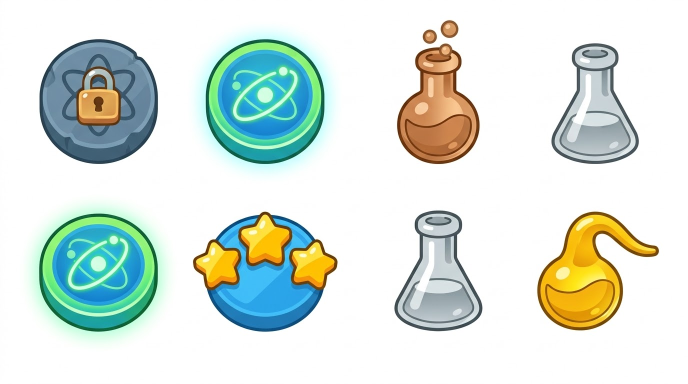
#> input picture ảnh chi tiết/Các nút mốc trên Lộ trình học (Roadmap Milestone Nodes & Trophies).jpeg, 1376 x 768 px, found by its file name (shown at 1/2 size)
$ python crop_assets.py
#> lines starting #> are read from the running program, lines starting #| are printed output that depends on the picture
import os
import shutil
from PIL import Image

SRC_DIR = r"d:\dow\dự án hóa học web\ảnh chi tiết"
PUBLIC_DIR = r"d:\dow\dự án hóa học web\public\assets"

def ensure_dir(path):
    os.makedirs(path, exist_ok=True)

def main():
    # 1. Directories
    mascot_dir = os.path.join(PUBLIC_DIR, "mascot")
    icons_dir = os.path.join(PUBLIC_DIR, "icons")
    roadmap_dir = os.path.join(PUBLIC_DIR, "roadmap")
    vfx_dir = os.path.join(PUBLIC_DIR, "vfx")
    anim_dir = os.path.join(PUBLIC_DIR, "animations")
    ui_dir = os.path.join(PUBLIC_DIR, "ui")

    for d in [mascot_dir, icons_dir, roadmap_dir, vfx_dir, anim_dir, ui_dir]:
        ensure_dir(d)

    print("Copying Mascot and Videos...")
    # 2. Mascot Full images
    shutil.copy(os.path.join(SRC_DIR, "bth.png"), os.path.join(mascot_dir, "atom-idle.png"))
    shutil.copy(os.path.join(SRC_DIR, "traloidung.png"), os.path.join(mascot_dir, "atom-correct.png"))
    shutil.copy(os.path.join(SRC_DIR, "traloisai.png"), os.path.join(mascot_dir, "atom-wrong.png"))

    # 3. Copy MP4 Videos
    video_mappings = {
        "doodle-color-1103-confetti-hover-pinch.mp4": "confetti.mp4",
        "doodle-motif-237-star-hover-rotation.mp4": "star.mp4",
        "wired-lineal-153-bar-chart-vertical-grow-loop-all.mp4": "chart.mp4",
        "wired-lineal-1780-medal-first-place-hover-pinch.mp4": "medal.mp4",
        "wired-lineal-3235-badge-ribbon-hover-enlarge.mp4": "badge.mp4",
        "wired-lineal-412-gift-hover-roll.mp4": "gift.mp4",
        "wired-lineal-63-home-morph-neighbourhood.mp4": "home.mp4",
    }
    for src_name, dst_name in video_mappings.items():
        src_path = os.path.join(SRC_DIR, src_name)
        if os.path.exists(src_path):
            shutil.copy(src_path, os.path.join(anim_dir, dst_name))

    print("Cropping Gamification Icons...")
    stats_img_path = os.path.join(SRC_DIR, "Bộ Icon chỉ số Game (Stats, Currencies, Lives).jpeg")
    if os.path.exists(stats_img_path):
        stats_img = Image.open(stats_img_path)
        # Exact pixel boxes on 1376x768
        crop_save(stats_img, (180, 60, 465, 380), os.path.join(icons_dir, "heart-flask.png"))
        crop_save(stats_img, (550, 60, 825, 380), os.path.join(icons_dir, "streak-flame.png"))
        crop_save(stats_img, (920, 75, 1205, 380), os.path.join(icons_dir, "gem-crystal.png"))
        crop_save(stats_img, (340, 410, 630, 715), os.path.join(icons_dir, "chem-coin.png"))
        crop_save(stats_img, (730, 390, 1030, 720), os.path.join(icons_dir, "xp-potion.png"))

    print("Cropping Roadmap Nodes & Trophies...")
    road_img_path = os.path.join(SRC_DIR, "Các nút mốc trên Lộ trình học (Roadmap Milestone Nodes & Trophies).jpeg")
    if os.path.exists(road_img_path):
        road_img = Image.open(road_img_path)
#> road_img is the input picture: PIL image 1376x768 RGB; mean R, G, B 217.1, 228.2, 220.4
        crop_save(road_img, (60, 80, 330, 360), os.path.join(roadmap_dir, "node-locked.png"))
#> after the loop in crop_save, `for item in datas:`: newData = 75600 items
        crop_save(road_img, (390, 80, 665, 360), os.path.join(roadmap_dir, "node-active.png"))
#> the loop in crop_save (call 2), `for item in datas:` made 77000 passes
#> item on passes 1 to 3: (255, 255, 255, 255), (255, 255, 255, 255), (255, 255, 255, 255)
        crop_save(road_img, (760, 50, 990, 360), os.path.join(roadmap_dir, "trophy-bronze.png"))
        crop_save(road_img, (1080, 80, 1330, 360), os.path.join(roadmap_dir, "trophy-silver.png"))
        crop_save(road_img, (375, 415, 680, 710), os.path.join(roadmap_dir, "node-completed.png"))
        crop_save(road_img, (1060, 415, 1335, 710), os.path.join(roadmap_dir, "trophy-gold.png"))

    print("Cropping Reaction VFX...")
    # 6. Crop 'Bộ Hiệu ứng Phản ứng & Nhận biết chất (Reaction VFX & Indicators).jpeg'
    vfx_img_path = os.path.join(SRC_DIR, "Bộ Hiệu ứng Phản ứng & Nhận biết chất (Reaction VFX & Indicators).jpeg")
    if os.path.exists(vfx_img_path):
        vfx_img = Image.open(vfx_img_path)
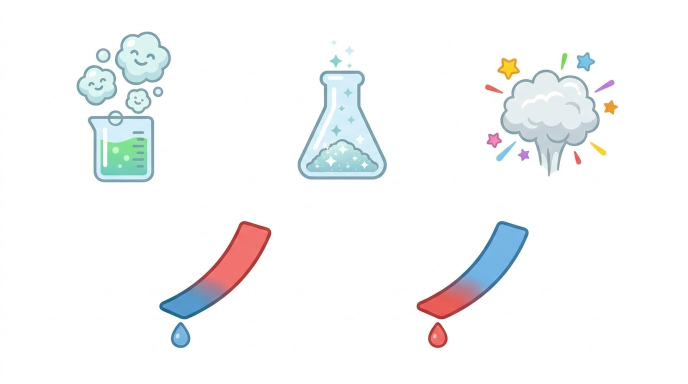
#> input picture ảnh chi tiết/Bộ Hiệu ứng Phản ứng & Nhận biết chất (Reaction VFX & Indicators).jpeg, 1376 x 768 px, found by its file name (shown at 1/2 size)
#> vfx_img is the input picture: PIL image 1376x768 RGB; mean R, G, B 246.1, 247.3, 247.9
        W, H = vfx_img.size
#> W = 1376; H = 768
        # Row 1:
        # - Gas beaker: x: 10% to 24%, y: 10% to 48%
        # - Precipitate flask: x: 42% to 57%, y: 12% to 48%
        # - Explosion smoke: x: 70% to 90%, y: 12% to 48%
        # Row 2:
        # - Litmus paper blue: x: 22% to 40%, y: 57% to 92%
        # - Litmus paper red: x: 60% to 78%, y: 57% to 92%
        crop_save(vfx_img, (0.10*W, 0.10*H, 0.24*W, 0.48*H), os.path.join(vfx_dir, "reaction-gas.png"))
        crop_save(vfx_img, (0.42*W, 0.12*H, 0.57*W, 0.48*H), os.path.join(vfx_dir, "reaction-precipitate.png"))
        crop_save(vfx_img, (0.70*W, 0.12*H, 0.90*W, 0.48*H), os.path.join(vfx_dir, "reaction-explosion.png"))
#> in crop_save (call 9), `cropped = img.crop(box)`:
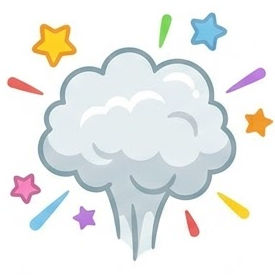
#> cropped: PIL image 275x277 RGB; mean R, G, B 234.9, 236.8, 235.6
#> after the loop in crop_save (call 9), `for item in datas:`: newData = 76175 items
        crop_save(vfx_img, (0.22*W, 0.57*H, 0.40*W, 0.92*H), os.path.join(vfx_dir, "litmus-blue.png"))
#> in crop_save (call 10), `cropped = img.crop(box)`:
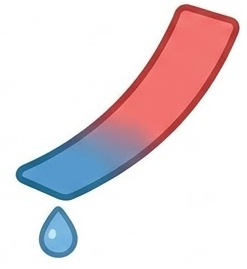
#> cropped: PIL image 247x269 RGB; mean R, G, B 232.5, 219.5, 223.3
#> after the loop in crop_save (call 10), `for item in datas:`: newData = 66443 items
        crop_save(vfx_img, (0.60*W, 0.57*H, 0.78*W, 0.92*H), os.path.join(vfx_dir, "litmus-red.png"))
#> in crop_save (call 11), `cropped = img.crop(box)`:
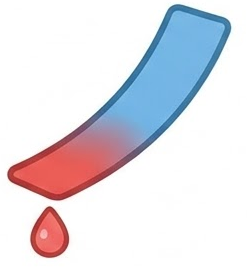
#> cropped: PIL image 247x269 RGB; mean R, G, B 226.5, 223.9, 230.5

    print("Cropping Feedback Bottom Sheet Headers...")
    # 7. Crop 'Khung Thông báo Đúng  Sai trượt từ đáy màn hình (Bottom Feedback Sheet).jpeg'
    sheet_img_path = os.path.join(SRC_DIR, "Khung Thông báo Đúng  Sai trượt từ đáy màn hình (Bottom Feedback Sheet).jpeg")
    if os.path.exists(sheet_img_path):
        sheet_img = Image.open(sheet_img_path)
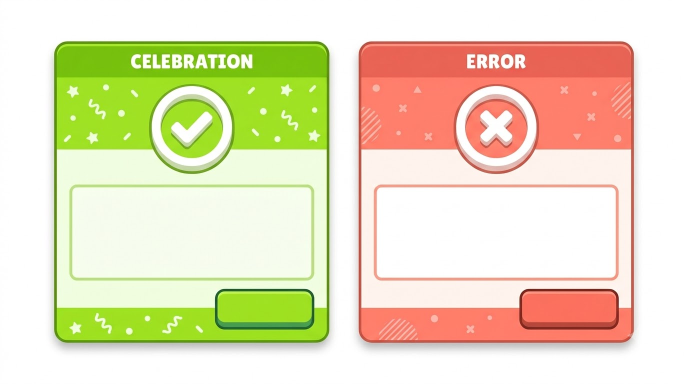
#> input picture ảnh chi tiết/Khung Thông báo Đúng  Sai trượt từ đáy màn hình (Bottom Feedback Sheet).jpeg, 1376 x 768 px, found by its file name (shown at 1/2 size)
#> sheet_img is the input picture: PIL image 1376x768 RGB; mean R, G, B 232.2, 223.5, 191
        W, H = sheet_img.size
        # Left card (Celebration): x: 0.07*W to 0.48*W, y: 0.10*H to 0.90*H
        # Right card (Error): x: 0.51*W to 0.92*W, y: 0.10*H to 0.90*H
        # Check badge: around x: 0.22*W to 0.34*W, y: 0.21*H to 0.46*H
        # Cross badge: around x: 0.65*W to 0.78*W, y: 0.21*H to 0.46*H
        crop_save(sheet_img, (0.21*W, 0.20*H, 0.35*W, 0.46*H), os.path.join(ui_dir, "badge-check.png"))
#> in crop_save (call 12), `cropped = img.crop(box)`:
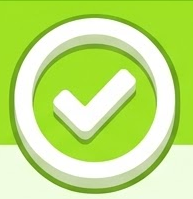
#> cropped: PIL image 193x199 RGB; mean R, G, B 191.7, 228.3, 125.3
#> the loop in crop_save (call 12), `for item in datas:` made 38407 passes
#> item on passes 1 to 3: (127, 199, 11, 255), (127, 199, 12, 255), (127, 199, 11, 255)
#> after the loop in crop_save (call 12), `for item in datas:`: newData = 38407 items
        crop_save(sheet_img, (0.65*W, 0.20*H, 0.79*W, 0.46*H), os.path.join(ui_dir, "badge-cross.png"))
#> in crop_save (call 13), `cropped = img.crop(box)`:
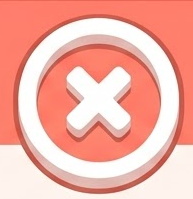
#> cropped: PIL image 193x199 RGB; mean R, G, B 244.1, 176.3, 165.4
#> the loop in crop_save (call 13), `for item in datas:` made 38407 passes
#> item on passes 1 to 3: (236, 103, 86, 255), (236, 103, 86, 255), (235, 104, 86, 255)

    print("Asset pipeline completed successfully!")

def crop_save(img, box, dest_path):
    # Convert box coordinates to int
    box = [int(round(c)) for c in box]
    cropped = img.crop(box)

    # Trim transparent or pure white borders if needed
    # Convert to RGBA
    cropped = cropped.convert("RGBA")
    datas = cropped.getdata()

    # Optional: make pure white background transparent
    newData = []
    for item in datas:
        # If nearly pure white (#fefefe to #ffffff)
        if item[0] > 248 and item[1] > 248 and item[2] > 248:
            newData.append((255, 255, 255, 0)) # transparent
        else:
            newData.append(item)
    cropped.putdata(newData)

    # Save as PNG
    cropped.save(dest_path, "PNG")
    print("Saved asset: " + os.path.basename(dest_path))

if __name__ == "__main__":
    main()
